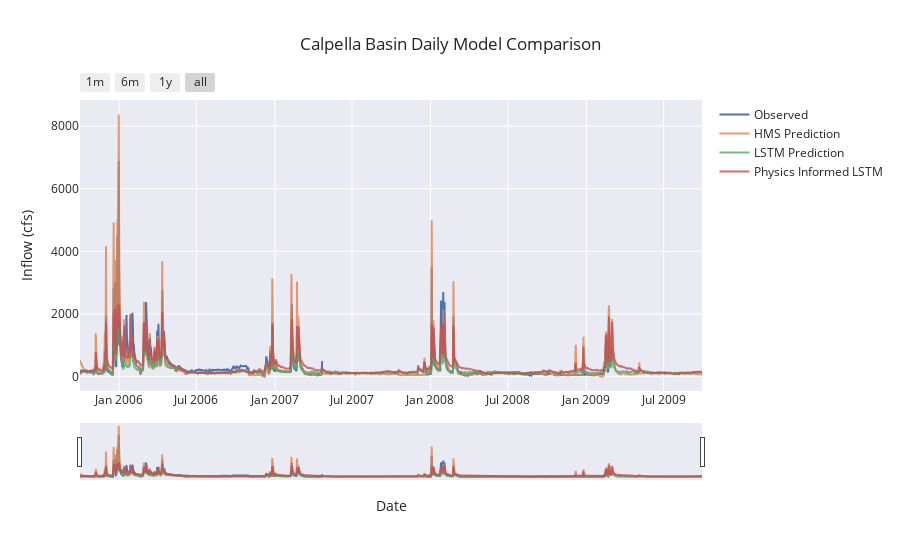

The notebook cell this image was saved under:
### Code cell
if not skip_best_model_test:
    fancyCombinedPlot(lstm_results=no_physics_test_csv, lstmPhysics_results= physics_test_csv, HMS_results=path_to_physics_data, title='Calpella Basin Daily Model Comparison', fName = "calpella_daily_test_metrics.csv", timeseries_filename ="calpella_daily_test_combined_ts.csv")
else:
    fancyCombinedPlotFromDf(combined_df, title='Calpella Basin Daily Model Comparison', fName = "calpella_daily_test_metrics.csv")

### Figure 1 — Plotly figure (JSON) as saved in the notebook; plotly's stock layout.template omitted (floating-point values rounded to 4 significant figures; data arrays with more than 128 entries replaced by an {"elided": "..."} marker saying what was removed)
{"data": [{"mode": "lines", "name": "Observed", "type": "scatter", "x": {"elided": "1460 str values"}, "y": {"elided": "1460 float values"}}, {"mode": "lines", "name": "HMS Prediction", "opacity": 0.8, "type": "scatter", "x": {"elided": "1460 str values"}, "y": {"elided": "1460 float values"}}, {"mode": "lines", "name": "LSTM Prediction", "opacity": 0.8, "type": "scatter", "x": {"elided": "1460 str values"}, "y": {"elided": "1460 float values"}}, {"mode": "lines", "name": "Physics Informed LSTM", "opacity": 0.8, "type": "scatter", "x": {"elided": "1460 str values"}, "y": {"elided": "1460 float values"}}], "layout": {"hovermode": "x unified", "title": {"text": "Calpella Basin Daily Model Comparison"}, "xaxis": {"rangeselector": {"buttons": [{"count": 1, "label": "1m", "step": "month", "stepmode": "backward"}, {"count": 6, "label": "6m", "step": "month", "stepmode": "backward"}, {"count": 1, "label": "1y", "step": "year", "stepmode": "backward"}, {"step": "all"}]}, "rangeslider": {"visible": true}, "title": {"text": "Date"}, "type": "date"}, "yaxis": {"title": {"text": "Inflow (cfs)"}}}}
